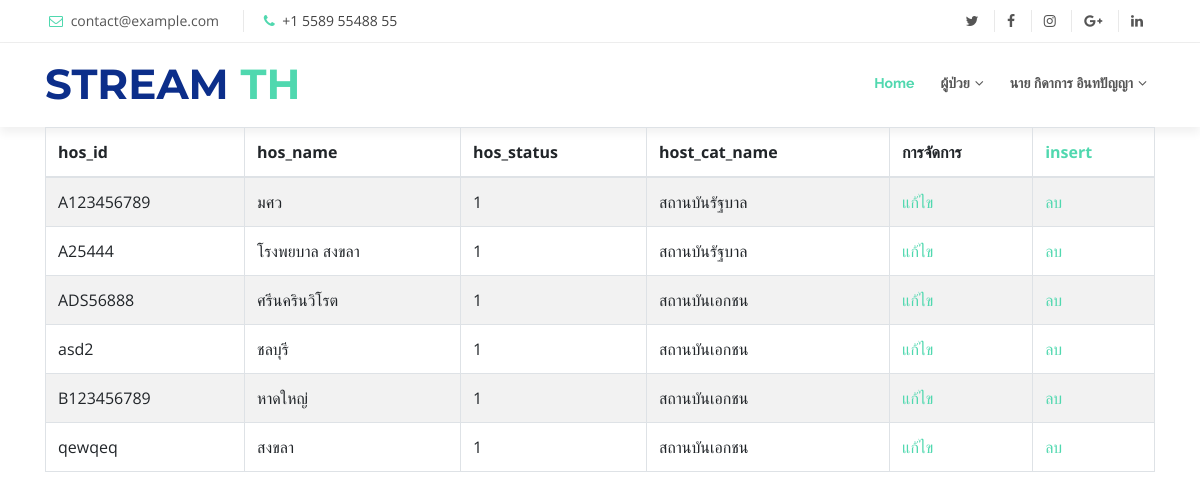
The page /admin/hospital/show.php (signed in) on the database its author committed.
### tables this page shows
CREATE TABLE `hospital` (
  `hos_id` varchar(10) NOT NULL COMMENT 'รหัสโรงพยาบาล',
  `hos_name` varchar(300) NOT NULL COMMENT 'ชื่อโรงพยาบาล',
  `hos_status` int(2) NOT NULL DEFAULT '1' COMMENT 'สถานะโรงพยาบาล 1 ใช้งานได้ 0ใช้งานไม่ได้',
  `host_cat_id` int(11) NOT NULL COMMENT 'FK รหัสหน่วยงาน'
);

CREATE TABLE `hospital_category` (
  `host_cat_id` int(11) NOT NULL COMMENT 'รหัสหน่วยงานโรงพยาบาล',
  `host_cat_name` varchar(100) NOT NULL COMMENT 'ชื่อหน่วยงาน เช่น เอกชน'
);

### admin/hospital/show.php (the view, shortened to what this page needs)
<!DOCTYPE html>
<html lang="en" dir="ltr">
  <head>
  </head>
  <body>
    <?php
    include("../../menu.php");
    ?>
    <link rel="stylesheet" type="text/css" href="https://cdn.datatables.net/v/bs4-4.1.1/dt-1.10.18/fh-3.1.4/r-2.2.2/rg-1.1.0/rr-1.2.4/sc-2.0.0/sl-1.3.0/datatables.min.css"/>
    <div class="container">
      <div class="table-responsive">
        <table id="hospital" class="table table-striped table-bordered">
          <thead>
              <tr>
                <th>hos_id</th>
                <th>hos_name</th>
                <th>hos_status</th>
                <th>host_cat_name</th>
                <th>การจัดการ</th>
                <th><a href="f_insert.php">insert</a></th>
              </tr>
          </thead>
          <?php
          $sql = "select * from  hospital,hospital_category where
          hospital.host_cat_id = hospital_category.host_cat_id";
          $res = $conn->query($sql);
          ?>
          <tbody>
            <?php while ($row = $res->fetch_assoc()) { ?>
            <tr>
              <td><?php echo $row['hos_id']; ?></td>
              <td><?php echo $row['hos_name']; ?></td>
              <td><?php echo $row['hos_status']; ?></td>
              <td><?php echo $row['host_cat_name']; ?></td>
              <td>
                  <a href="f_edit_hospital.php?hos_id=<?php echo $row['hos_id'];?>">แก้ไข</a>
              </td>
              <td>
                  <a href="delete.php?hos_id=<?php echo $row['hos_id'];?>">ลบ</a>
              </td>
            </tr>
            <?php } ?>
          </tbody>
        </table>
      </div>
    </div>
  </body>
</html>

### Reveal/css/style.css (style rules this page uses)
body { background: #fff; color: #444; font-family: "Open Sans", sans-serif; }
a { color: #50d8af; transition: 0.5s; }

### rows shown on the page
hospital: hos_id "A123456789", hos_name "มศว", hos_status "1", host_cat.host_cat_name "สถานบันรัฐบาล"
hospital: hos_id "A25444", hos_name "โรงพยบาล สงขลา", hos_status "1", host_cat.host_cat_name "สถานบันรัฐบาล"
hospital: hos_id "ADS56888", hos_name "ศรีนครินวิโรต", hos_status "1", host_cat.host_cat_name "สถานบันเอกชน"
hospital: hos_id "asd2", hos_name "ชลบุรี", hos_status "1", host_cat.host_cat_name "สถานบันเอกชน"
hospital: hos_id "B123456789", hos_name "หาดใหญ่", hos_status "1", host_cat.host_cat_name "สถานบันเอกชน"
hospital: hos_id "qewqeq", hos_name "สงขลา", hos_status "1", host_cat.host_cat_name "สถานบันเอกชน"

### other values the page prints
$_SESSION['full_name'] "นาย กิดาการ อินทปัญญา"
